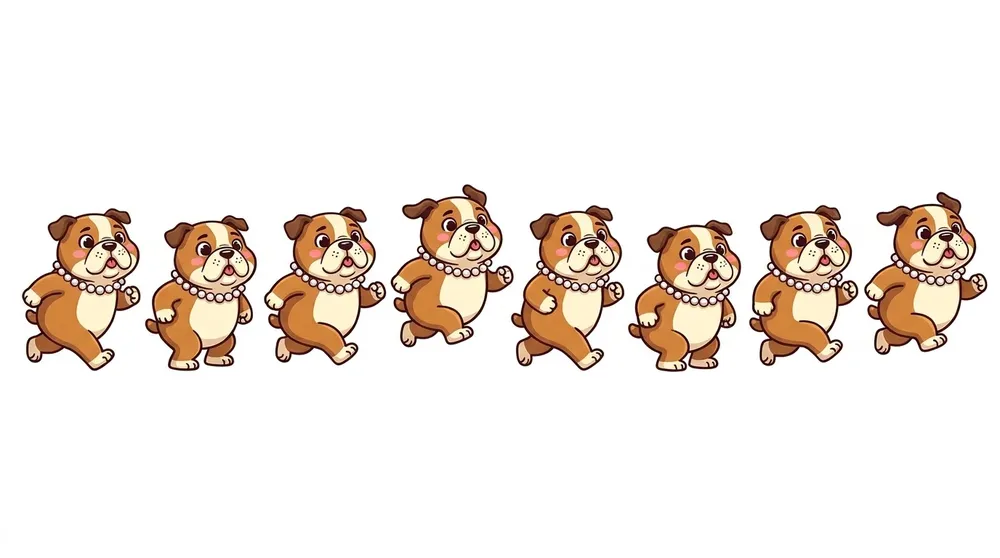
#> input picture work/frida-luna/movimentos/_quarentena/lote1-teste/flow-01.webp, 1000 x 558 px, shrunk from 1376 x 768 before the run
$ python remover_oval_v2.py movimentos/_quarentena/lote1-teste/flow-01.webp out.png
#> lines starting #> are read from the running program, lines starting #| are printed output that depends on the picture; after the words box and inside, x2 and y2 are one past the last pixel; in counts of white or black regions, pixels touching at a corner belong together
#!/usr/bin/env python3
# -*- coding: utf-8 -*-
"""Remove a oval creme de QUALQUER frame, preservando o contorno e SEM deixar buracos.

Método: a oval é uma mancha CLARA (creme, baixa saturação, valor alto) que toca
a base da imagem. Remove-se só essa mancha; depois preenchem-se micro-regiões
transparentes fechadas com a cor vizinha (sem tocar em transparência ligada à borda).
"""
import numpy as np
from PIL import Image
from scipy import ndimage


def remover(im, verbose=False):
#> called with verbose = False
    a = np.array(im.convert('RGBA')).copy()
    h, w = a.shape[:2]
#> h = 558; w = 1000
    rgb = a[..., :3].astype(int)
    al = a[..., 3]
#> al: shape (558, 1000); every value is 255
    y0 = int(h * 0.84)                      # faixa dos pés
#> y0 = 468
    faixa = rgb[y0:]
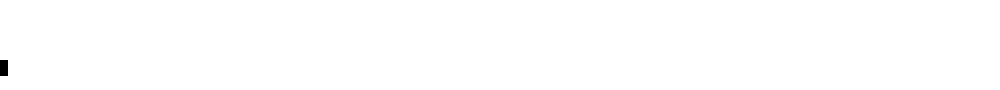
#> faixa: shape (90, 1000, 3) int64; values 254 (black) and 255 (white), 99.9% white; 1 black region, box (x1, y1, x2, y2) and area: (0, 60, 8, 76) 128
    # cor creme dominante na faixa (pixéis claros e pouco saturados)
    faixa_hsv = faixa.max(axis=2) - faixa.min(axis=2)
#> faixa_hsv: shape (90, 1000) int64; every value is 0
    claros = faixa[(faixa.min(axis=2) > 168) & (faixa_hsv < 70) & (al[y0:] > 80)]
    if len(claros) < 20:
        return im, 0
    cor = np.median(claros, axis=0)
#> cor = [255, 255, 255]
    dif = np.abs(faixa - cor).max(axis=2)
#> dif: shape (90, 1000) float64; values 0 (black) and 1 (white), 0.14% white; 1 white region, box (x1, y1, x2, y2) and area: (0, 60, 8, 76) 128
    alvo = (dif <= 46) & (faixa.min(axis=2) > 162) & (al[y0:] > 50)
#> alvo: shape (90, 1000) bool; every value is 1
    #.remove só componentes ligadas à base da imagem (a oval), não o corpo
    lab, n = ndimage.label(alvo, np.ones((3, 3)))
#> lab: shape (90, 1000) int32; every value is 1
#> n = 1
    removidos = 0
    for i in range(1, n + 1):
        ys, xs = np.nonzero(lab == i)
        if len(xs) < 40:
            continue
        toca_base = ys.max() >= (h - y0) - 5
        larga = (xs.max() - xs.min()) > w * 0.22
        if toca_base or larga:
            a[y0 + ys, xs, 3] = 0
            removidos += len(xs)
#> this loop made 1 pass
#> (toca_base, larga, removidos) on pass 1: (True, True, 90000)
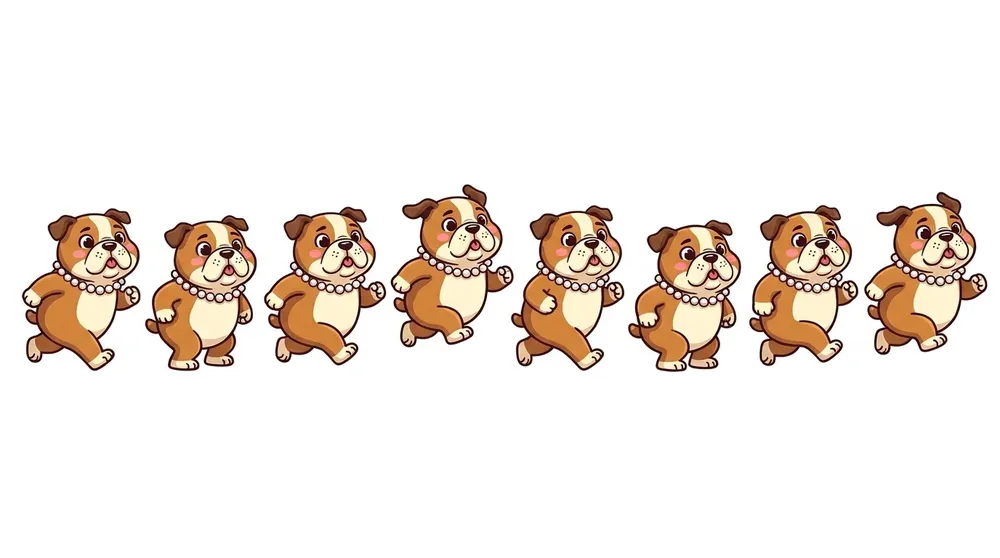
#> a: shape (558, 1000, 4); mean R, G, B, A 241.6, 234.2, 228.3, 213.9; transparent parts drawn white
#> after the loop, removidos = 90000
    # fechar micro-buracos (transparência FECHADA, não ligada à borda)
    m = a[..., 3] <= 40
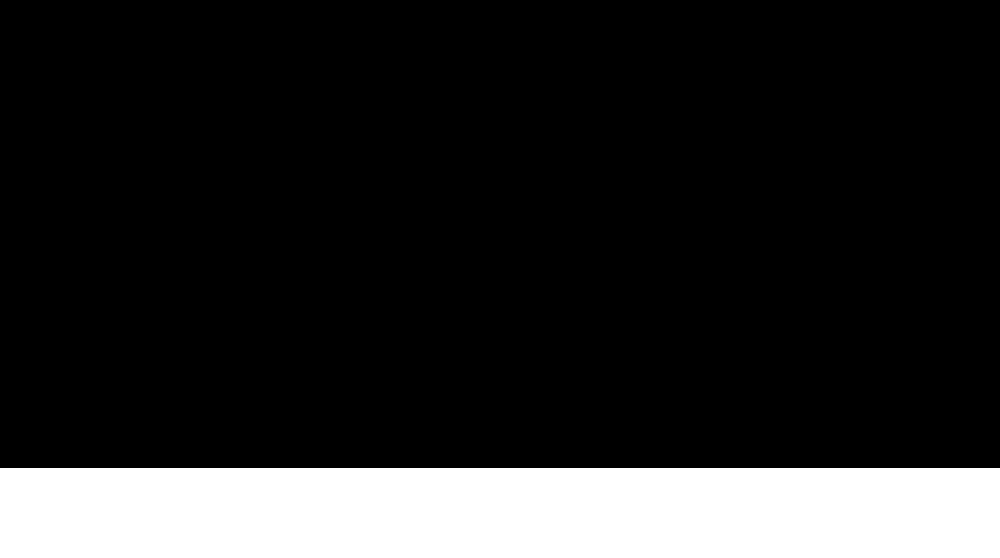
#> m: shape (558, 1000) bool; 16.1% white; 1 white region, box (x1, y1, x2, y2) and area: (0, 468, 1000, 558) 90000
    lab2, n2 = ndimage.label(m, np.ones((3, 3)))
#> n2 = 1
    borda = set(np.unique(np.concatenate([lab2[0,:], lab2[-1,:], lab2[:,0], lab2[:,-1]])))
#> borda = 2 items
    for i in range(1, n2 + 1):
        if i in borda:
            continue
        ys, xs = np.nonzero(lab2 == i)
        if len(xs) > 300:
            continue
        # vizinhança opaca
        viz = []
        for dy in (-2,-1,0,1,2):
            for dx in (-2,-1,0,1,2):
                yy, xx = ys+dy, xs+dx
                ok = (yy>=0)&(yy<h)&(xx>=0)&(xx<w)
                vv = a[yy[ok], xx[ok], 3] > 128
                if vv.any():
                    viz.append(a[yy[ok], xx[ok], :3][vv])
        if viz:
            cor2 = np.median(np.vstack(viz), axis=0).astype(np.uint8)
            a[ys, xs, :3] = cor2
            a[ys, xs, 3] = 255
    return Image.fromarray(a, 'RGBA'), removidos


if __name__ == '__main__':
    import sys
    im = Image.open(sys.argv[1]).convert('RGBA')
    out, n = remover(im)
#> n = 90000
    A = np.array(im).astype(int); B = np.array(out).astype(int)
    cont = (A[...,:3].mean(axis=2) < 110) & (A[...,3] > 100)
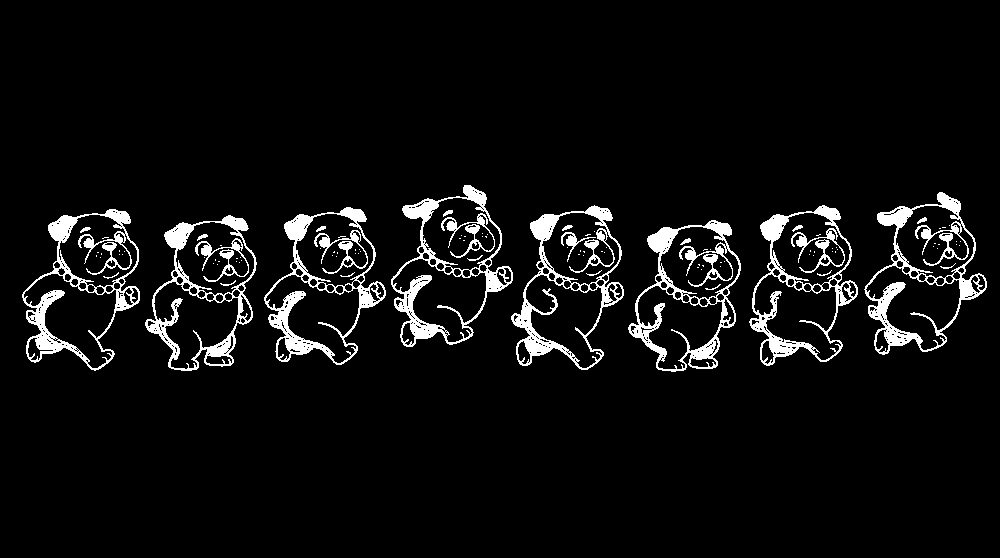
#> cont: shape (558, 1000) bool; 5.8% white; 108 white regions (79 under 20 px), largest, box (x1, y1, x2, y2) and area: (864, 192, 987, 355) 4147, (22, 209, 140, 371) 4061, (628, 220, 741, 372) 3807
    dano = int((cont & (np.abs(A[...,3]-B[...,3])>60)).sum())
#> dano = 0
    print(f'{sys.argv[1]}: removidos={n} dano_contorno={dano}')
#| movimentos/_quarentena/lote1-teste/flow-01.webp: removidos=90000 dano_contorno=0
    out.save(sys.argv[2])

$ run again, on work/frida-luna/movimentos/_quarentena/lote1-teste/flow-04.webp
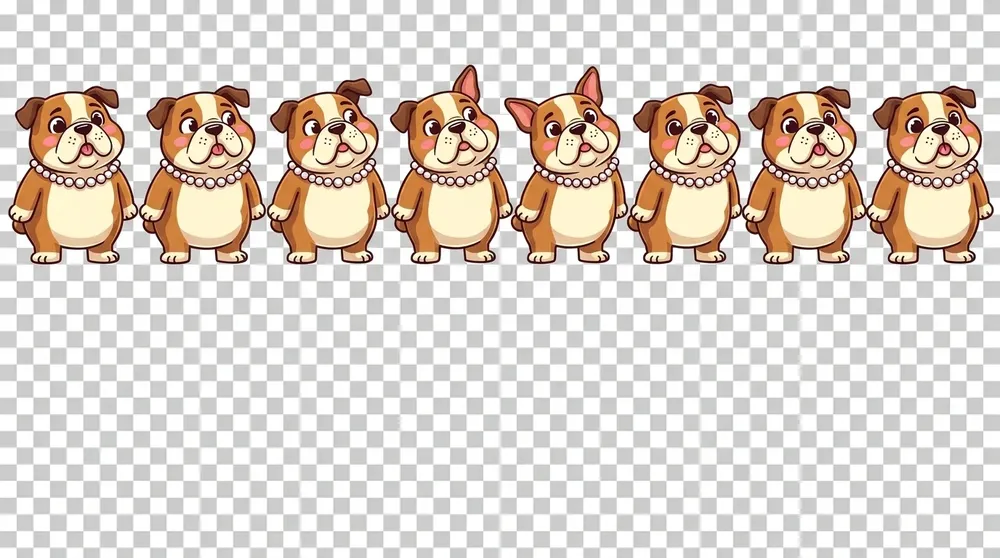
#> input picture work/frida-luna/movimentos/_quarentena/lote1-teste/flow-04.webp, 1000 x 558 px, shrunk from 1376 x 768 before the run
#> al: shape (558, 1000); every value is 255
#> in remover, `faixa_hsv = faixa.max(axis=2) - faixa.min(axis=2)`:
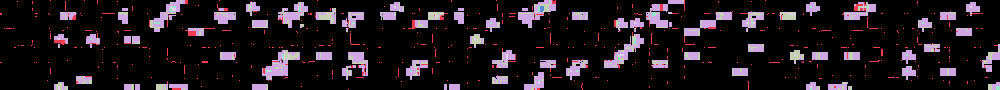
#> faixa_hsv: shape (90, 1000) int64; 7 distinct labels, from 0 to 6; one colour per label, 0 black
#> cor = [229, 229, 229]
#> alvo: shape (90, 1000) bool; every value is 1
#> lab: shape (90, 1000) int32; every value is 1
#> in remover, `lab, n = ndimage.label(alvo, np.ones((3, 3)))`: n = 1
#> the loop in remover, `for i in range(1, n + 1):` made 1 pass
#> (toca_base, larga, removidos) on pass 1: (True, True, 90000)
#> after the loop in remover, `for i in range(1, n + 1):`: removidos = 90000
#> m: shape (558, 1000) bool; 16.1% white; 1 white region, box (x1, y1, x2, y2) and area: (0, 468, 1000, 558) 90000
#> n2 = 1
#> borda = 2 items
#> `out, n = remover(im)`: n = 90000
#> `cont = (A[...,:3].mean(axis=2) < 110) & (A[...,3] > 100)`:
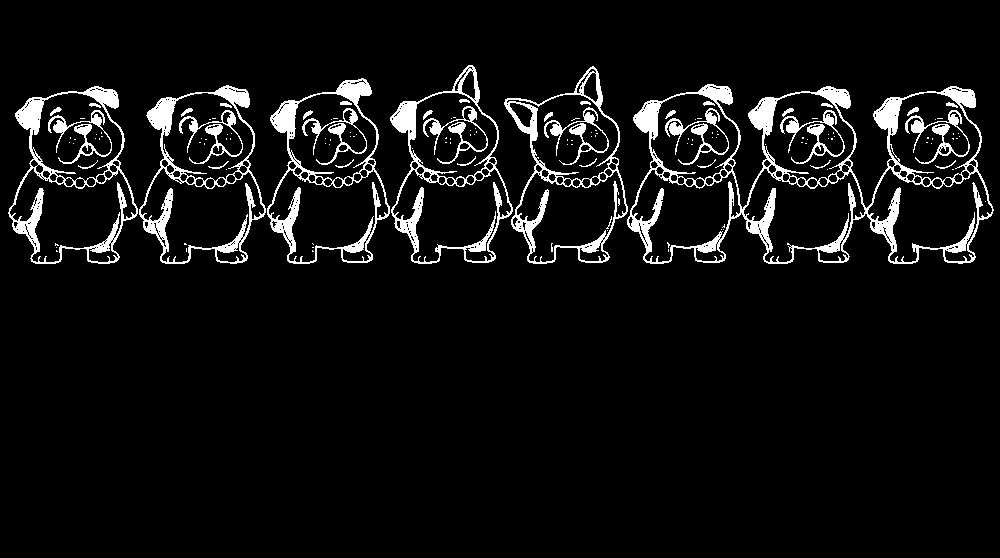
#> cont: shape (558, 1000) bool; 6.5% white; 144 white regions (106 under 20 px), largest, box (x1, y1, x2, y2) and area: (627, 84, 994, 264) 11075, (8, 86, 138, 264) 3811, (139, 85, 266, 264) 3761
#> dano = 0
#| movimentos/_quarentena/lote1-teste/flow-04.webp: removidos=90000 dano_contorno=0

$ run again, on work/frida-luna/movimentos/_quarentena/lote1-teste/flow-06.webp
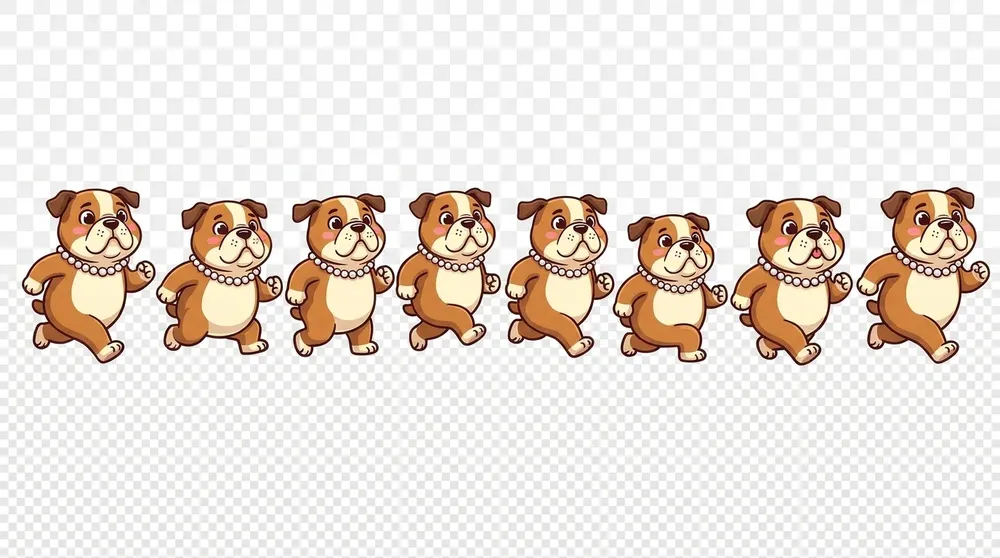
#> input picture work/frida-luna/movimentos/_quarentena/lote1-teste/flow-06.webp, 1000 x 558 px, shrunk from 1376 x 768 before the run
#> al: shape (558, 1000); every value is 255
#> in remover, `faixa_hsv = faixa.max(axis=2) - faixa.min(axis=2)`:
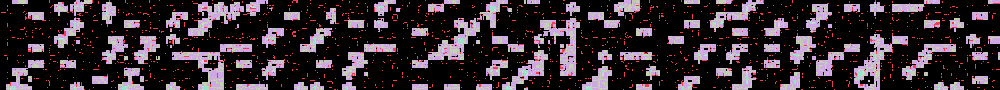
#> faixa_hsv: shape (90, 1000) int64; 6 distinct labels, from 0 to 5; one colour per label, 0 black
#> cor = [242, 242, 241]
#> alvo: shape (90, 1000) bool; every value is 1
#> lab: shape (90, 1000) int32; every value is 1
#> in remover, `lab, n = ndimage.label(alvo, np.ones((3, 3)))`: n = 1
#> the loop in remover, `for i in range(1, n + 1):` made 1 pass
#> (toca_base, larga, removidos) on pass 1: (True, True, 90000)
#> after the loop in remover, `for i in range(1, n + 1):`: removidos = 90000
#> m: shape (558, 1000) bool; 16.1% white; 1 white region, box (x1, y1, x2, y2) and area: (0, 468, 1000, 558) 90000
#> n2 = 1
#> borda = 2 items
#> `out, n = remover(im)`: n = 90000
#> `cont = (A[...,:3].mean(axis=2) < 110) & (A[...,3] > 100)`:
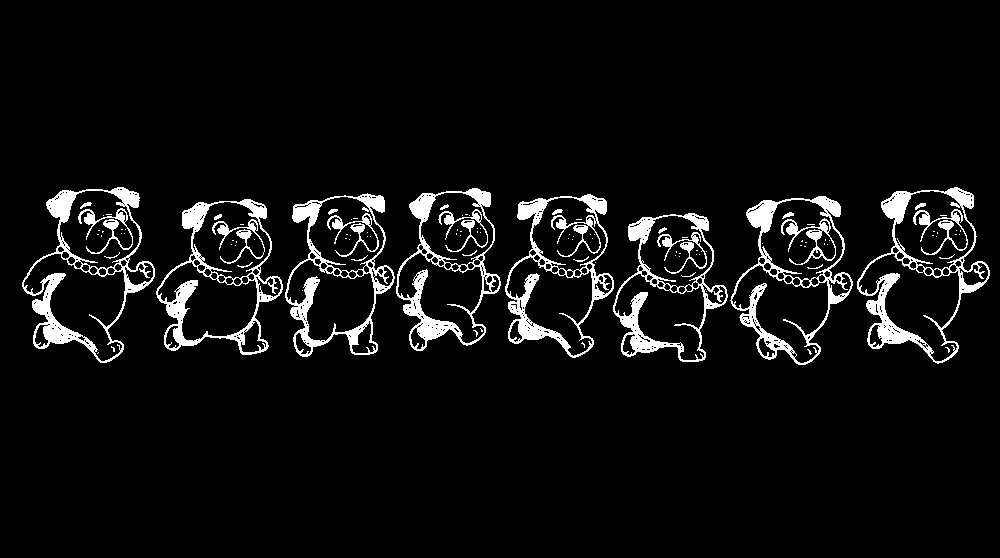
#> cont: shape (558, 1000) bool; 6% white; 114 white regions (85 under 20 px), largest, box (x1, y1, x2, y2) and area: (22, 187, 155, 363) 4041, (857, 187, 990, 364) 4004, (505, 194, 614, 358) 3931
#> dano = 0
#| movimentos/_quarentena/lote1-teste/flow-06.webp: removidos=90000 dano_contorno=0
